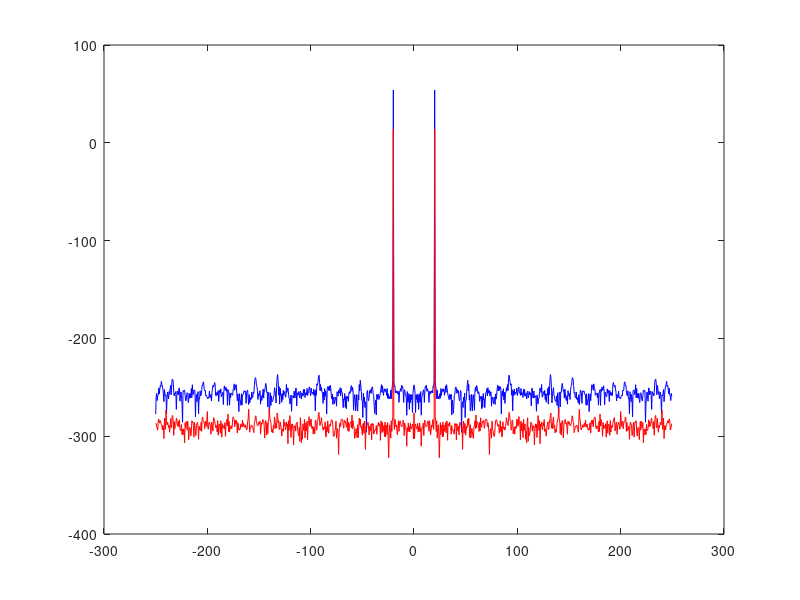
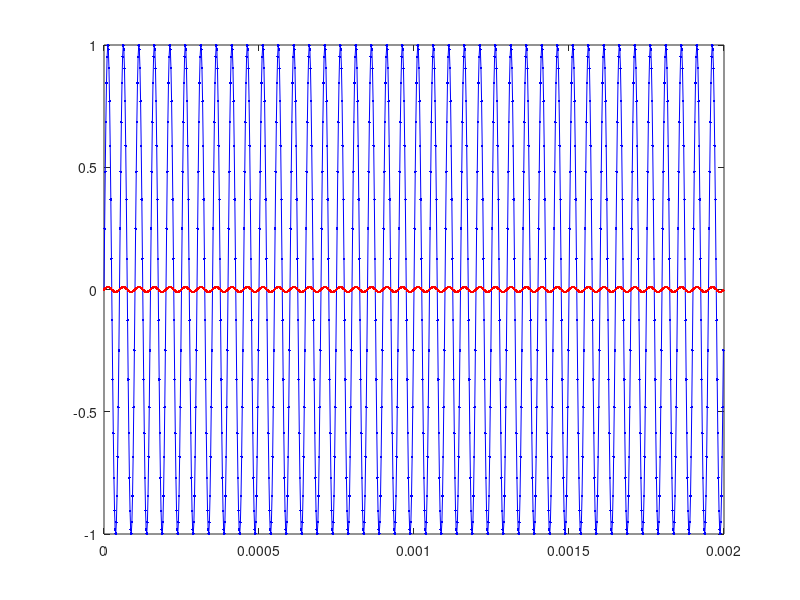

The MATLAB source for these figures, in order:
clc;
clear all;
close all;

fc = 20E3;
Fs = 500E3;
n = 1000;
t = (0:n-1)/Fs;
f = (-1/2:1/n:1/2-1/n)*Fs;

% 1V signal
a = 2^16/5*1;
x = a*sin(2*pi*t*fc)+2^15;
x = (x-32768)*5/65536;
% X = 20*log10(abs(fftshift(fft(x)*2/n)));    % normalized
X = 20*log10(abs(fftshift(fft(x))));        % un-normalized (what I've been doing)

% 10 mV noise
b = 2^16/5*10E-3;
y = b*sin(2*pi*t*fc)+2^15;
y = (y-32768)*5/65536;
% Y = 20*log10(abs(fftshift(fft(y)*2/n)));    % normalized
Y = 20*log10(abs(fftshift(fft(y))));        % un-normalized (what I've been doing)

figure(1);
plot(f/1E3,X,'b-',f/1E3,Y,'r-');

figure(2);
plot(t,x,'b.-',t,y,'r.-');
